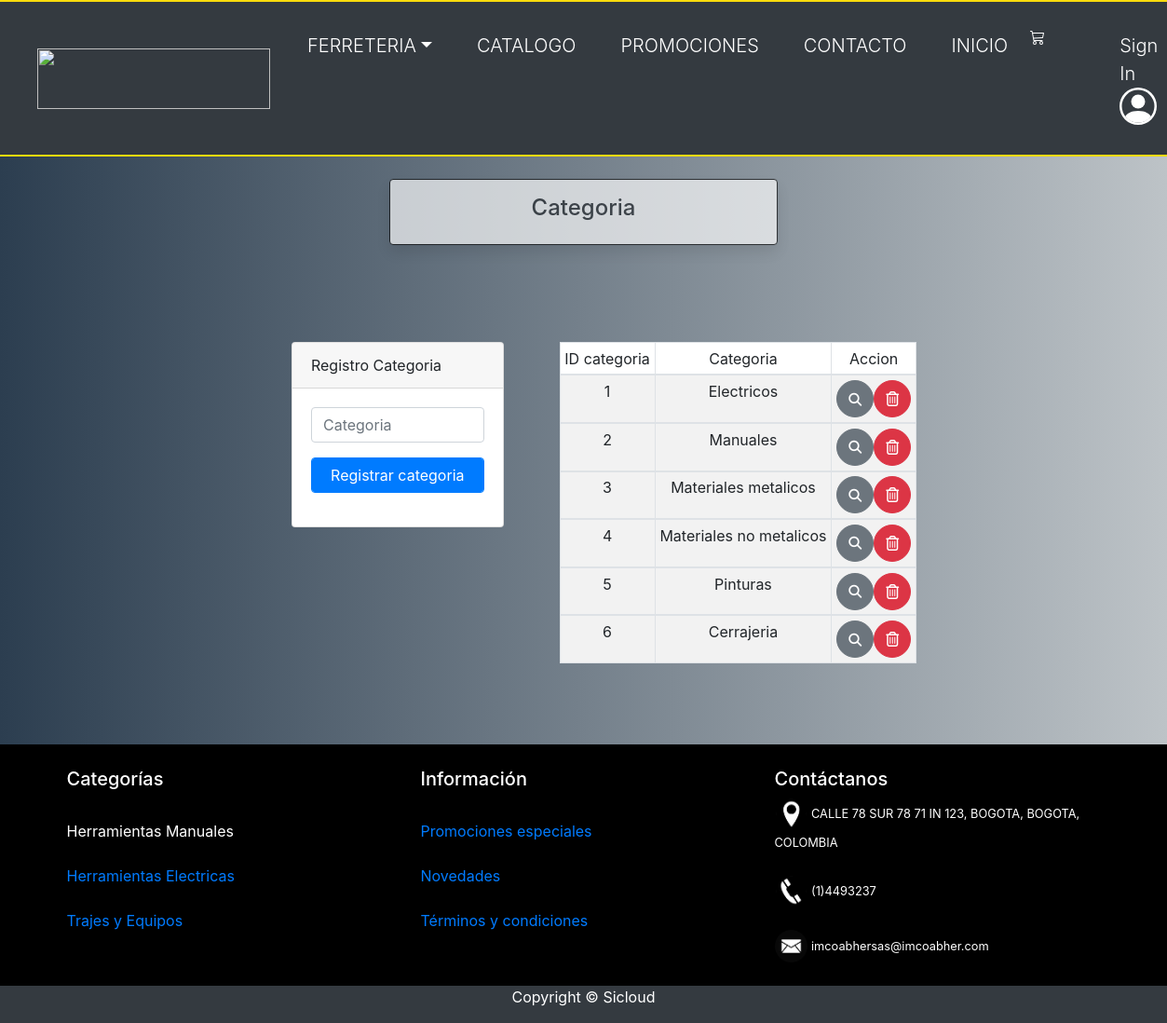
Screenshot of /vista/formCategoria.php with the database file from the repository.
### tables this page shows
CREATE TABLE `categoria` (
  `ID_categoria` int(11) NOT NULL,
  `nom_categoria` varchar(30) NOT NULL
);

### modelo/class.conexion.php (called while the page is built)
<?php
    class Conexion{
    static function conexionPDO(){
        $DB_HOST = 'bzsvpsfy9oknkorinigg-mysql.services.clever-cloud.com';
        $DB_USER = 'uu1ftcn3edrvx0se';
        $DB_PASS = 'YTZ9rXNKvoAIDwOwvvFj';
        $DB_NAME = 'bzsvpsfy9oknkorinigg';
        try {
            $dsn = "mysql:host=$DB_HOST;dbname=$DB_NAME";
            $db = new PDO($dsn, $DB_USER,  $DB_PASS);
        } catch (PDOException $e) {
            echo 'Error al conectarnos al; ' . $e->getMessage();
        }
        return $db;
    }
}

### modelo/class.sql.php (called while the page is built, shortened)
<?php
include_once 'class.conexion.php';
include_once '../controlador/controladorsession.php';
class SQL extends Conexion{
   public $db;
   public function __construct() {
      $this->db = Conexion::conexionPDO();
   }
   static function ningunDato(){
      return new self ();
   }
    public function verCategoria(){
        $sql = "SELECT * FROM categoria";
        $consulta = $this->db->prepare($sql);
        $consulta->execute();
        $result = $consulta->fetchAll();
        return $result;
    }
}
?>

### controlador/controladorsession.php (called while the page is built, shortened)
<?php
class Session{
   static function ningunDato(){
      return new self ();
   }
}
?>

### controlador/controlador.php (called while the page is built, shortened)
<?php
include_once '../modelo/class.sql.php';
class ControllerDoc
{
    private $session, $objModUs;
    public function __construct(){
        include_once 'controladorsession.php';
        $this->objModUs    = SQL::ningunDato();
    }
    public function verCategoria()
    {
        return $this->objModUs->verCategoria();
    }
}
?>

### vista/formCategoria.php (the view, shortened to what this page needs)
<div class="container-fluid col-md col-xl-7">
    <div class="row">
        <div class="p-2 col-8 col-sm-6 col-md-4 col-lg-3 col-xl-4  mx-auto">
            <div class="card">
                <div class="card-header">Registro Categoria</div>
                <div class="card-body">
                    <form action="../controlador/api.php?apicall=insertcategoria" method="POST">
                        <div class="form-group"><input class="form-control" type="text" name="nom_categoria" placeholder="Categoria" required autofocus maxlength="30"></div>
                        <div class="form-group"><input class="form-control btn btn-primary" type="submit" name="submit" value="Registrar categoria"></div>
                    </form>
                </div>
            </div>
        </div>
        <div class="col-md-auto p-2">
            <table class=" table table-bordered  table-striped bg-white table-sm mx-auto   text-center">
                <thead>
                    <tr>
                        <td>ID categoria</td>
                        <td>Categoria</td>
                        <td>Accion</td>
                        <?php
                        $objModCat = new ControllerDoc();
                        $datos  = $objModCat->verCategoria();
                        if (isset($datos)) {
                              foreach($datos as $i => $row){
                        ?>
                    </tr>
                </thead>
                <tbody>
                    <td><?php echo $row['ID_categoria'] ?></td>
                    <td><?php echo $row['nom_categoria'] ?></td>
                    <td>
                        <a href="   formEdicionCategoria.php?id=<?php echo $row['ID_categoria'] ?> " class="btn btn-circle btn-secondary">
                        <i class="fas fa-search fa-sm"></i>
                            <a onclick="eliminarCategria(<?php echo $row['ID_categoria'] ?>)" href="#"  class="btn btn-circle btn-danger">
                                <i class="far fa-trash-alt"></i>
                            </a>
                    </td>
                </tbody>
        <?php
                            }
                       }
        ?>
            </table>
        </div>
    </div>
</div>

### vista/estilos/css/jav.css (style rules this page uses)
body { background: #bdc3c7; background: -webkit-linear-gradient(to right, #2c3e50, #bdc3c7); background: linear-gradient(to right, #2c3e50, #bdc3c7); }
.btn-circle { border-radius: 100%; height: 2.5rem; width: 2.5rem; font-size: 1rem; display: inline-flex; align-items: center; justify-content: center; }
html { min-height: 100%; position: relative; }
body { margin: 0; margin-bottom: 40px; }

### rows the page displays
categoria: ID_categoria "1", nom_categoria "Electricos"
categoria: ID_categoria "2", nom_categoria "Manuales"
categoria: ID_categoria "3", nom_categoria "Materiales metalicos"
categoria: ID_categoria "4", nom_categoria "Materiales no metalicos"
categoria: ID_categoria "5", nom_categoria "Pinturas"
categoria: ID_categoria "6", nom_categoria "Cerrajeria"

### other values shown
$aP[$i0][0] "FERRETERIA"
$d[0] "CATALOGO"
$d[0] "PROMOCIONES"
$d[0] "CONTACTO"
$d[0] "INICIO"
$titulo "Categoria"
